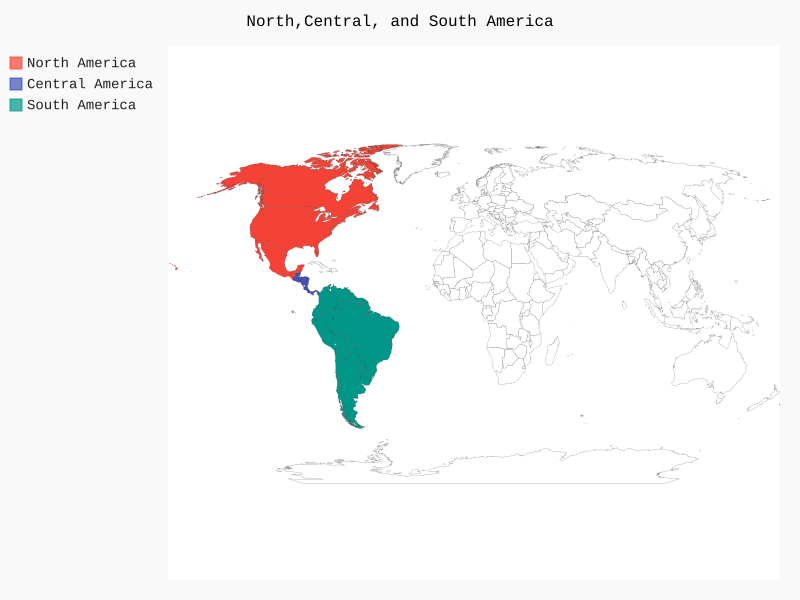

This chart was generated by the following Python code:
import pygal

wm = pygal.maps.world.World()
wm.title = 'North,Central, and South America'

wm.add('North America', ['ca','mx','us'])
wm.add('Central America', ['bz', 'cr', 'gt', 'hn', 'ni', 'pa', 'sv'])
wm.add('South America', ['ar', 'bo', 'br', 'cl', 'co', 'ec', 'gf','gy', 'pe', 'py', 'sr', 'uy', 've'])

wm.render_to_file('americas.svg')
